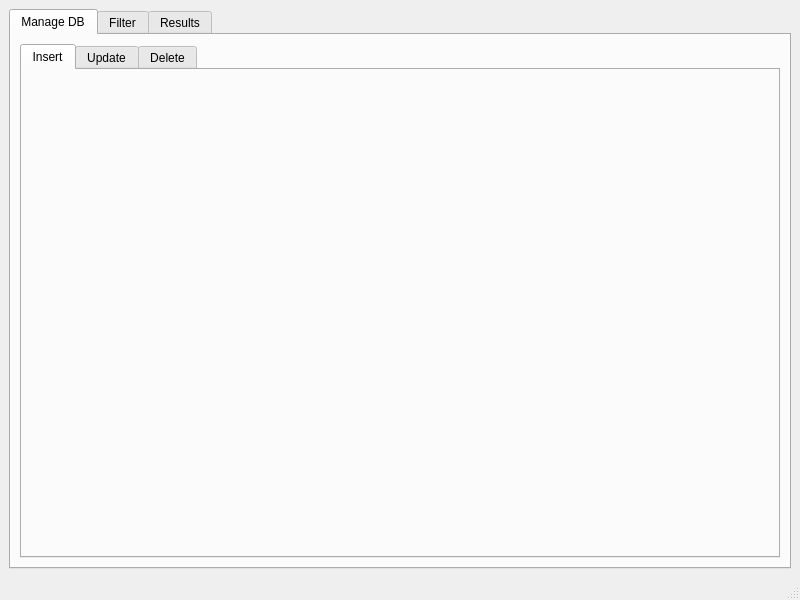
<?xml version="1.0" encoding="UTF-8"?>
<ui version="4.0">
 <class>MainWindow</class>
 <widget class="QMainWindow" name="MainWindow">
  <property name="geometry">
   <rect>
    <x>0</x>
    <y>0</y>
    <width>800</width>
    <height>600</height>
   </rect>
  </property>
  <property name="windowTitle">
   <string>MainWindow</string>
  </property>
  <widget class="QWidget" name="centralwidget">
   <layout class="QVBoxLayout" name="verticalLayout">
    <item>
     <widget class="QTabWidget" name="tabWidget">
      <property name="currentIndex">
       <number>0</number>
      </property>
      <widget class="QWidget" name="manageTab">
       <attribute name="title">
        <string>Manage DB</string>
       </attribute>
       <layout class="QVBoxLayout" name="verticalLayout_2">
        <item>
         <widget class="QTabWidget" name="tabWidget_2">
          <property name="currentIndex">
           <number>0</number>
          </property>
          <widget class="QWidget" name="insertTab">
           <attribute name="title">
            <string>Insert</string>
           </attribute>
          </widget>
          <widget class="QWidget" name="updateTab">
           <attribute name="title">
            <string>Update</string>
           </attribute>
          </widget>
          <widget class="QWidget" name="deleteTab">
           <attribute name="title">
            <string>Delete</string>
           </attribute>
          </widget>
         </widget>
        </item>
       </layout>
      </widget>
      <widget class="QWidget" name="filterTab">
       <attribute name="title">
        <string>Filter</string>
       </attribute>
      </widget>
      <widget class="QWidget" name="resultTab">
       <attribute name="title">
        <string>Results</string>
       </attribute>
      </widget>
     </widget>
    </item>
   </layout>
  </widget>
  <widget class="QMenuBar" name="menubar">
   <property name="geometry">
    <rect>
     <x>0</x>
     <y>0</y>
     <width>800</width>
     <height>26</height>
    </rect>
   </property>
  </widget>
  <widget class="QStatusBar" name="statusbar"/>
 </widget>
 <resources/>
 <connections/>
</ui>
